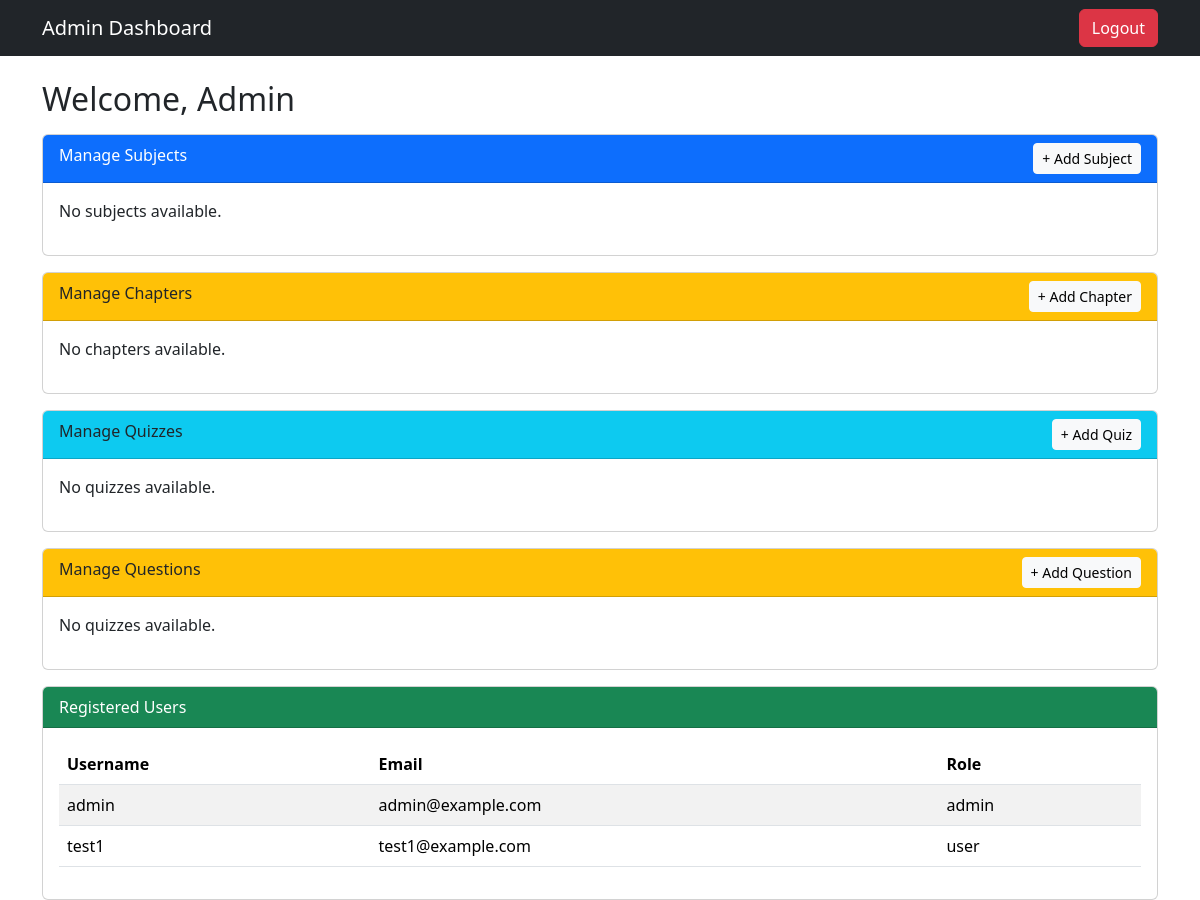
The page /admin_dashboard (signed in) on the database as committed earlier.
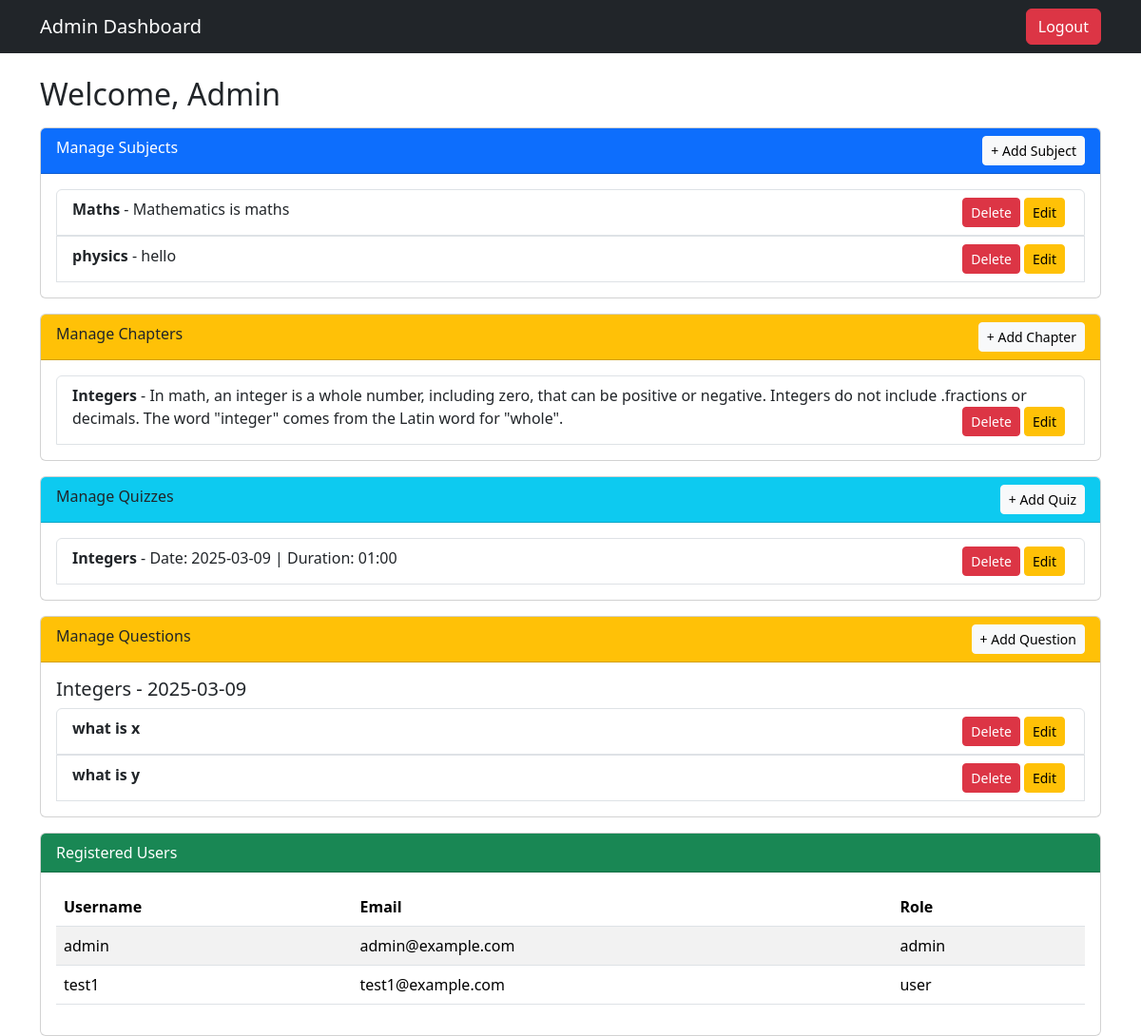
The same page on the database as committed later.
### app.py (models this page shows)
class User(db.Model):
    __tablename__ = 'user'
    UserID = db.Column(db.Integer, primary_key=True, autoincrement=True)
    Username = db.Column(db.String(500), nullable=False, unique=True)
    Email = db.Column(db.String(500), nullable=False, unique=True)
    Password = db.Column(db.String(500), nullable=False)
    Fullname = db.Column(db.String(500), nullable=False)
    Qualification = db.Column(db.String(500), nullable=False)
    DOB = db.Column(db.Date, nullable=False)
    Role = db.Column(db.String(10), nullable=False, default="user")  # 'admin' or 'user'

class Subject(db.Model):
    __tablename__ = 'subject'
    SubjectID = db.Column(db.Integer, primary_key=True, autoincrement=True)
    Subjectname = db.Column(db.String(500), nullable=False)
    Description = db.Column(db.String(500), nullable=False)

class Chapter(db.Model):
    __tablename__ = 'chapter'
    ChapterID = db.Column(db.Integer, primary_key=True, autoincrement=True)
    Chaptername = db.Column(db.String(500), nullable=False)
    Description = db.Column(db.String(500), nullable=False)
    QuizR = db.relationship('Quiz', backref='chapter', lazy=True)
    SubjectID = db.Column(db.Integer, db.ForeignKey('subject.SubjectID'), nullable=False)

class Quiz(db.Model):
    __tablename__ = 'quiz'
    QuizID = db.Column(db.Integer, primary_key=True, autoincrement=True)
    Date_of_quiz = db.Column(db.Date, nullable=False)
    Time_duration = db.Column(db.String(5), nullable=False)  # Stores "HH:MM"
    Remarks = db.Column(db.String(500))
    ChapterID = db.Column(db.Integer, db.ForeignKey('chapter.ChapterID'), nullable=False)
    QuestionsR = db.relationship('Questions', backref='quiz', lazy=True)

class Questions(db.Model):
    __tablename__ = 'questions'
    QuestionID = db.Column(db.Integer, primary_key=True, autoincrement=True)
    Question_statement = db.Column(db.String(500), nullable=False)
    Option1 = db.Column(db.String(500), nullable=False)
    Option2 = db.Column(db.String(500), nullable=False)
    Option3 = db.Column(db.String(500), nullable=False)
    Option4 = db.Column(db.String(500), nullable=False)
    Correct_option = db.Column(db.String(500), nullable=False)
    QuizID = db.Column(db.Integer, db.ForeignKey('quiz.QuizID'), nullable=False)

### app.py (the view)
@app.route('/admin_dashboard')
def admin_dashboard():
    if 'user_id' not in session or session['role'] != 'admin':
        flash("Unauthorized Access!", "danger")
        return redirect(url_for("home"))
    users = User.query.all()
    subjects = Subject.query.all()
    quizzes = Quiz.query.all()
    chapters = Chapter.query.all()
    return render_template("admin_dashboard.html", users=users, subjects=subjects, quizzes=quizzes, chapters=chapters)

### templates/admin_dashboard.html (shortened to what this page needs)
<!DOCTYPE html>
<html lang="en">
<head>
    <link href="https://cdn.jsdelivr.net/npm/bootstrap@5.3.2/dist/css/bootstrap.min.css" rel="stylesheet">
</head>
<body>
    <nav class="navbar navbar-expand-lg navbar-dark bg-dark">
        <div class="container">
            <a class="navbar-brand" href="#">Admin Dashboard</a>
            <div class="collapse navbar-collapse justify-content-end" id="navbarNav">
                <a href="{{ url_for('logout') }}" class="btn btn-danger">Logout</a>
            </div>
        </div>
    </nav>
    <div class="container mt-4">
        <h2>Welcome, Admin</h2>
<div class="card mt-3">
    <div class="card-header bg-primary text-white">
        Manage Subjects
        <button class="btn btn-sm btn-light float-end" data-bs-toggle="modal" data-bs-target="#addSubjectModal">+ Add Subject</button>
    </div>
    <div class="card-body">
        {% if subjects %}
        <ul class="list-group">
            {% for subject in subjects %}
            <li class="list-group-item">
                <strong>{{ subject.Subjectname }}</strong> - {{ subject.Description }}
                <button class="btn btn-warning btn-sm float-end mx-1" data-bs-toggle="modal" data-bs-target="#editSubjectModal{{ subject.SubjectID }}">Edit</button>
                <a href="{{ url_for('delete_subject', subject_id=subject.SubjectID) }}" class="btn btn-danger btn-sm float-end">Delete</a>
            </li>
            {% endfor %}
        </ul>
        {% else %}
        <p>No subjects available.</p>
        {% endif %}
    </div>
</div>
<div class="card mt-3">
    <div class="card-header bg-warning text-dark">
        Manage Chapters
        <button class="btn btn-sm btn-light float-end" data-bs-toggle="modal" data-bs-target="#addChapterModal">+ Add Chapter</button>
    </div>
    <div class="card-body">
        {% if chapters %}
        <ul class="list-group">
            {% for chapter in chapters %}
            <li class="list-group-item">
                <strong>{{ chapter.Chaptername }}</strong> - {{ chapter.Description }}
                <button class="btn btn-warning btn-sm float-end mx-1" data-bs-toggle="modal" data-bs-target="#editChapterModal{{ chapter.ChapterID }}">Edit</button>
                <a href="{{ url_for('delete_chapter', chapter_id=chapter.ChapterID) }}" class="btn btn-danger btn-sm float-end">Delete</a>
            </li>
            {% endfor %}
        </ul>
        {% else %}
        <p>No chapters available.</p>
        {% endif %}
    </div>
</div>
<div class="card mt-3">
    <div class="card-header bg-info text-dark">
        Manage Quizzes
        <button class="btn btn-sm btn-light float-end" data-bs-toggle="modal" data-bs-target="#addQuizModal">+ Add Quiz</button>
    </div>
    <div class="card-body">
        {% if quizzes %}
        <ul class="list-group">
            {% for quiz in quizzes %}
            <li class="list-group-item">
                <strong>{{ quiz.chapter.Chaptername }}</strong> - Date: {{ quiz.Date_of_quiz }} | Duration: {{ quiz.Time_duration }}
                <button class="btn btn-warning btn-sm float-end mx-1" data-bs-toggle="modal" data-bs-target="#editQuizModal{{ quiz.QuizID }}">Edit</button>
                <a href="{{ url_for('delete_quiz', quiz_id=quiz.QuizID) }}" class="btn btn-danger btn-sm float-end">Delete</a>
            </li>
            {% endfor %}
        </ul>
        {% else %}
        <p>No quizzes available.</p>
        {% endif %}
    </div>
</div>
<div class="card mt-3">
    <div class="card-header bg-warning text-dark">
        Manage Questions
        <button class="btn btn-sm btn-light float-end" data-bs-toggle="modal" data-bs-target="#addQuestionModal">+ Add Question</button>
    </div>
    <div class="card-body">
        {% if quizzes %}
            {% for quiz in quizzes %}
                <h5>{{ quiz.chapter.Chaptername }} - {{ quiz.Date_of_quiz }}</h5>
                <ul class="list-group">
                    {% for question in quiz.QuestionsR %}
                        <li class="list-group-item">
                            <strong>{{ question.Question_statement }}</strong>
                            <button class="btn btn-warning btn-sm float-end mx-1" data-bs-toggle="modal" data-bs-target="#editQuestionModal{{ question.QuestionID }}">Edit</button>
                            <a href="{{ url_for('delete_question', question_id=question.QuestionID) }}" class="btn btn-danger btn-sm float-end">Delete</a>
                        </li>
                    {% endfor %}
                </ul>
            {% endfor %}
        {% else %}
            <p>No quizzes available.</p>
        {% endif %}
    </div>
</div>
        <div class="card mt-3">
            <div class="card-header bg-success text-white">Registered Users</div>
            <div class="card-body">
                {% if users %}
                <table class="table table-striped">
                    <thead>
                        <tr>
                            <th>Username</th>
                            <th>Email</th>
                            <th>Role</th>
                        </tr>
                    </thead>
                    <tbody>
                        {% for user in users %}
                        <tr>
                            <td>{{ user.Username }}</td>
                            <td>{{ user.Email }}</td>
                            <td>{{ user.Role }}</td>
                        </tr>
                        {% endfor %}
                    </tbody>
                </table>
                {% else %}
                <p>No registered users.</p>
                {% endif %}
            </div>
        </div>
</body>
</html>

Rows that differ between the two databases and show on the page:
added Subject: Subjectname "Maths", Description "Mathematics is maths"
added Subject: Subjectname "physics", Description "hello"
added Chapter: Chaptername "Integers", Description "In math, an integer is a whole number, including zero, that can be positive or negative. Integers do not include .fractions or decimals. The word \"integer\" comes from the Latin word for \"whole\"."
added Quiz: chapter.Chaptername "Integers", Date_of_quiz "2025-03-09", Time_duration "01:00"
added Questions: Question_statement "what is x"
added Questions: Question_statement "what is y"
Other text that changed with them:
text no longer shown: "No subjects available. No chapters available. No quizzes available. No quizzes available."
